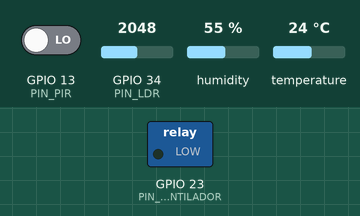
This sketch was run on a simulated ESP32. Parts: switched loads named in the sketch (green lamp = pin HIGH). Inputs (shaded band) come from the test bench; at power-on: temperature 24 °C, GPIO 13 (PIN_PIR) LOW, GPIO 34 (PIN_LDR) = 2048, humidity 55 %. WiFi joins after 1.5 s; servers stay silent unless stated; what the sketch prints to the serial monitor is not drawn.

Above: at 3.7 s.
3.8 s: temperature set to 28 °C
7.7 s: temperature set to 31 °C
At 11.0 s:
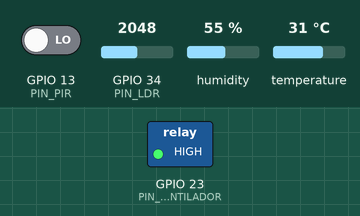
Timing chart, 0 to 12.5 s (numbered marks = the images above; inputs shaded):
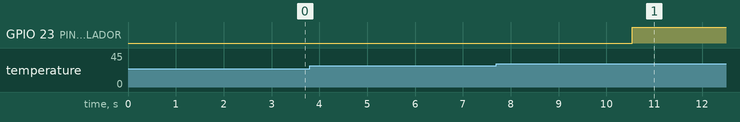

The sketch:

sala_automatizada_esp32.ino
```cpp
/*
 * ==============================================================================
 * SISTEMA IOT - SALA AUTOMATIZADA (INACAP / ISO 27400)
 * Microcontrolador: ESP32 / ESP8266 / Arduino con Wi-Fi
 * ==============================================================================
 *
 * PINES DE CONEXIÓN DE HARDWARE:
 * - Sensor DHT11 (Temperatura y Humedad): Pin GPIO 4
 * - Sensor LDR (Fotoresistor de Luz): Pin Analógico GPIO 34 (A0 en ESP8266/Arduino)
 * - Sensor PIR (Detección de Personas): Pin GPIO 13
 * - Relé Actuador (Ventilador / Extractor): Pin GPIO 23
 *
 * LIBRERÍAS REQUERIDAS (Instalar en Arduino IDE -> Administrador de Bibliotecas):
 * 1. "DHT sensor library" de Adafruit
 * 2. "ArduinoJson" de Benoît Blanchon (v6 o v7)
 * ==============================================================================
 */

#include <WiFi.h>          // Para ESP8266 usar #include <ESP8266WiFi.h> y <ESP8266WebServer.h>
#include <WebServer.h>     // Para ESP8266 usar ESP8266WebServer
#include <DHT.h>
#include <ArduinoJson.h>

// Definición de Pines
#define PIN_DHT 4
#define TIPO_DHT DHT11
#define PIN_LDR 34
#define PIN_PIR 13
#define PIN_RELE_VENTILADOR 23

// Credenciales Wi-Fi (Modo Cliente Router)
// Ingrese aquí el nombre y clave del Wi-Fi de su sala o comparta internet desde su móvil:
const char* WIFI_SSID = "MiRedWiFi";
const char* WIFI_PASS = "MiClave123";

// Modo Punto de Acceso (Access Point si no hay router disponible)
const char* AP_SSID = "SALA_AUTOMATIZADA";
const char* AP_PASS = "12345678";

DHT dht(PIN_DHT, TIPO_DHT);
WebServer server(80);

// Variables de Estado de la Sala
float temperaturaActual = 24.0;
float humedadActual = 50.0;
int conteoPersonas = 0;
String estadoLuz = "Óptimo";
bool estadoVentilador = false;

unsigned long ultimoMuestreo = 0;

void handleGetEstado() {
  StaticJsonDocument<256> doc;
  doc["temperatura"] = temperaturaActual;
  doc["humedad"] = humedadActual;
  doc["luz"] = estadoLuz;
  doc["personas"] = conteoPersonas;
  doc["ventilador"] = estadoVentilador;

  String jsonResponse;
  serializeJson(doc, jsonResponse);
  server.send(200, "application/json", jsonResponse);
}

void handlePostVentilador() {
  if (server.hasArg("plain") == false) {
    server.send(400, "application/json", "{\"error\":\"Cuerpo JSON requerido\"}");
    return;
  }

  String body = server.arg("plain");
  StaticJsonDocument<200> doc;
  DeserializationError error = deserializeJson(doc, body);

  if (error) {
    server.send(400, "application/json", "{\"error\":\"JSON malformado\"}");
    return;
  }

  if (doc.containsKey("ventilador")) {
    estadoVentilador = doc["ventilador"].as<bool>();

    // Activa o desactiva el relé físico
    // Nota: la mayoría de módulos relé se activan con LOW; si su módulo es activo en HIGH, invierta el valor.
    digitalWrite(PIN_RELE_VENTILADOR, estadoVentilador ? HIGH : LOW);

    Serial.print("[ACTUADOR] Ventilador cambiado a: ");
    Serial.println(estadoVentilador ? "ENCENDIDO" : "APAGADO");

    server.send(200, "application/json", "{\"status\":\"OK\",\"ventilador\":" + String(estadoVentilador ? "true" : "false") + "}");
  } else {
    server.send(400, "application/json", "{\"error\":\"Campo 'ventilador' no encontrado\"}");
  }
}

void leerSensores() {
  // 1. Lectura de DHT11
  float t = dht.readTemperature();
  float h = dht.readHumidity();

  if (!isnan(t)) temperaturaActual = t;
  if (!isnan(h)) humedadActual = h;

  // 2. Lectura de Luz (LDR)
  int valorLdr = analogRead(PIN_LDR);
  if (valorLdr < 1200) {
    estadoLuz = "Óptimo";
  } else if (valorLdr < 2500) {
    estadoLuz = "Media";
  } else {
    estadoLuz = "Baja";
  }

  // 3. Lectura de Presencia (PIR)
  int hayPresencia = digitalRead(PIN_PIR);
  if (hayPresencia == HIGH) {
    conteoPersonas = 2; // O incremento según lógica de la sala
  }

  // 4. Regla de seguridad de confort térmico:
  // Si la temperatura supera los 30°C, se activa automáticamente por seguridad
  if (temperaturaActual >= 30.0 && !estadoVentilador) {
    estadoVentilador = true;
    digitalWrite(PIN_RELE_VENTILADOR, HIGH);
    Serial.println("[ALERTA] Temperatura > 30°C. Activando ventilador automáticamente.");
  }
}

void setup() {
  Serial.begin(115200);
  delay(1000);
  Serial.println("\n=== INICIALIZANDO SALA AUTOMATIZADA ===");

  // Configuración de Pines
  pinMode(PIN_RELE_VENTILADOR, OUTPUT);
  digitalWrite(PIN_RELE_VENTILADOR, LOW); // Apagado inicial
  pinMode(PIN_PIR, INPUT);
  dht.begin();

  // Intento de conexión Wi-Fi al Router
  WiFi.mode(WIFI_AP_STA);
  WiFi.begin(WIFI_SSID, WIFI_PASS);
  Serial.print("Conectando al Wi-Fi: ");
  Serial.println(WIFI_SSID);

  int intentos = 0;
  while (WiFi.status() != WL_CONNECTED && intentos < 15) {
    delay(500);
    Serial.print(".");
    intentos++;
  }

  if (WiFi.status() == WL_CONNECTED) {
    Serial.println("\n[OK] Conectado al Router Wi-Fi!");
    Serial.print("Dirección IP asignada: ");
    Serial.println(WiFi.localIP());
  } else {
    // Si no conecta al router, levanta su propio Punto de Acceso (Access Point)
    Serial.println("\n[AVISO] No se pudo conectar al router. Levantando Access Point propio...");
    WiFi.softAP(AP_SSID, AP_PASS);
    Serial.print("Conéctate al Wi-Fi del ESP32: ");
    Serial.println(AP_SSID);
    Serial.print("IP del Access Point: ");
    Serial.println(WiFi.softAPIP()); // Generalmente 192.168.4.1
  }

  // Configuración de Rutas HTTP para la App Android
  server.on("/estado", HTTP_GET, handleGetEstado);
  server.on("/ventilador", HTTP_POST, handlePostVentilador);

  server.begin();
  Serial.println("[OK] Servidor Web de la Sala iniciado. Listo para recibir peticiones de la App.");
}

void loop() {
  server.handleClient();

  // Muestreo cada 2 segundos
  if (millis() - ultimoMuestreo > 2000) {
    ultimoMuestreo = millis();
    leerSensores();
  }
}
```

Measured:
- the behaviour switches between 29 and 30 °C on temperature (found by bisection; images 0 and 1)
- after the input at 3.8 s, every drawn part: stays the same
- after the input at 7.7 s, GPIO 23 (PIN_RELE_VENTILADOR): LOW → HIGH after 2.8 s
